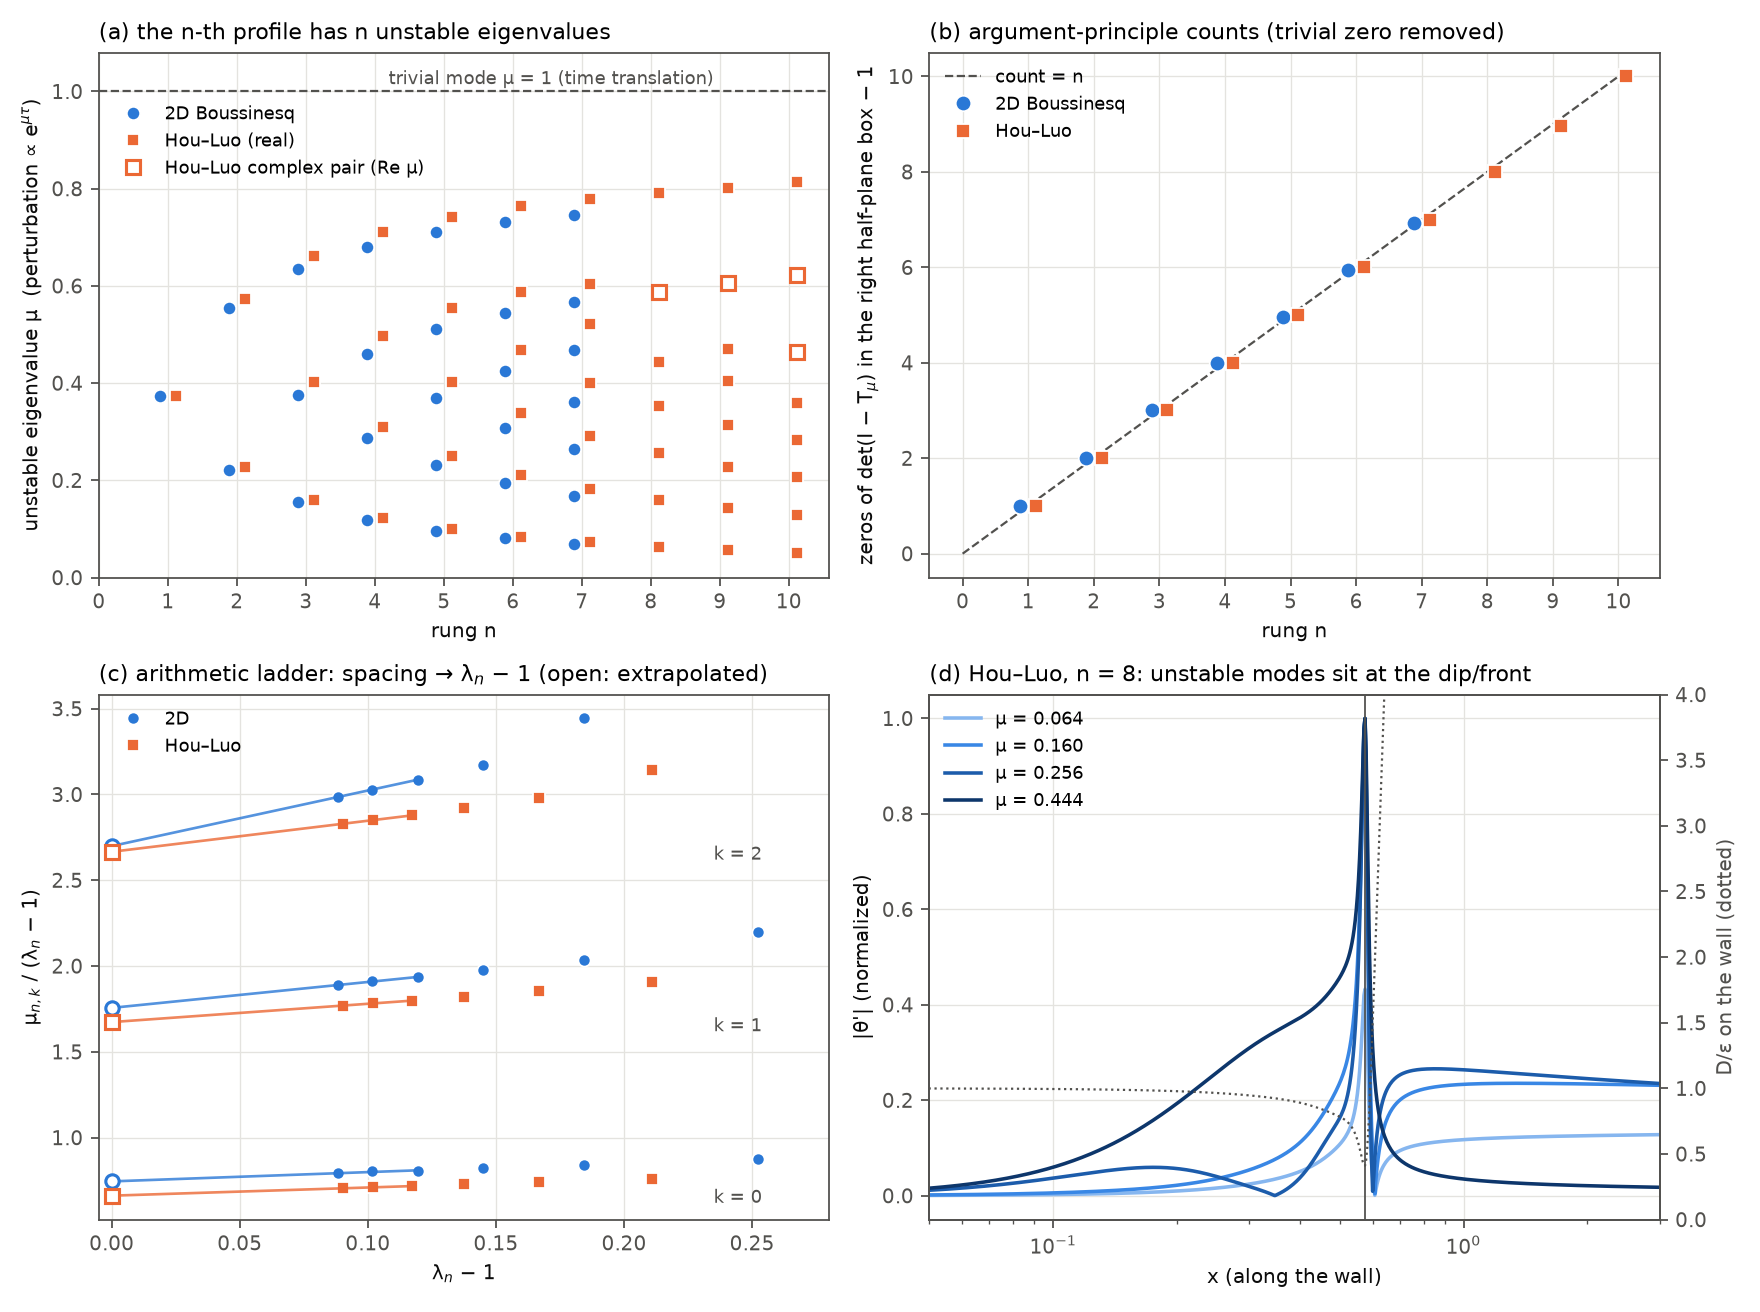

This chart was generated by the following Python code:
"""Fig. 2 of the manuscript: the instability ladder in 2D Boussinesq and Hou–Luo.
(a) unstable eigenvalues μ_k of the n-th profile; (b) right-half-plane counts; (c) μ_k/(λ_n−1) against λ_n − 1
with linear extrapolation (the arithmetic ladder); (d) Hou–Luo eigenfunctions localized at the front (n = 8)."""
import numpy as np
import matplotlib; matplotlib.use("Agg")
import matplotlib.pyplot as plt
from ladder_fit import bq_lam, bq, hl_lam, hl
C2D, CHL, GRID, INK, MUTED = '#2a78d6', '#eb6834', '#e4e3df', '#0b0b0b', '#52514e'
plt.rcParams.update({'font.size': 9, 'axes.edgecolor': MUTED, 'axes.labelcolor': INK, 'xtick.color': MUTED,
                     'ytick.color': MUTED, 'axes.grid': True, 'grid.color': GRID, 'grid.linewidth': 0.6})
hl_cx = {8: [0.587182 + 0.022206j], 9: [0.606624 + 0.056719j], 10: [0.623297 + 0.083614j, 0.463219 + 0.020897j]}
hl_real_9_10 = {9: [0.800835, 0.469297, 0.404074, 0.313429, 0.228228, 0.142781, 0.056808],
                10: [0.812899, 0.358132, 0.283289, 0.205978, 0.128911, 0.050809]}
fig, ax = plt.subplots(2, 2, figsize=(11, 8.2))
# (a) spectra
a = ax[0, 0]
for n, v in bq.items():
    a.plot([n - 0.12] * len(v), v, 'o', color=C2D, ms=6, mec='white', mew=0.8, label='2D Boussinesq' if n == 1 else None)
hlall = dict(hl); hlall.update(hl_real_9_10)
for n, v in hlall.items():
    a.plot([n + 0.12] * len(v), v, 's', color=CHL, ms=5.5, mec='white', mew=0.8, label='Hou–Luo (real)' if n == 1 else None)
for n, cs in hl_cx.items():
    for c in cs:
        a.plot(n + 0.12, c.real, 's', mfc='white', mec=CHL, mew=1.4, ms=6, label='Hou–Luo complex pair (Re μ)' if (n == 8 and c == cs[0]) else None)
a.axhline(1.0, color=MUTED, lw=1.0, ls='--'); a.text(4.2, 1.015, 'trivial mode μ = 1 (time translation)', color=MUTED, fontsize=8)
a.set_xlabel('rung n'); a.set_ylabel('unstable eigenvalue μ  (perturbation ∝ e$^{μτ}$)')
a.set_title('(a) the n-th profile has n unstable eigenvalues', fontsize=10, loc='left'); a.set_ylim(0, 1.08)
a.set_xticks(range(0, 11)); a.legend(fontsize=8, loc='upper left', bbox_to_anchor=(0.0, 0.93), frameon=False)
# (b) counts
b = ax[0, 1]
c2d = {1: 1.997, 2: 3.000, 3: 4.000, 4: 5.000, 5: 5.952, 6: 6.942, 7: 7.921}
chl = {1: 1.991, 2: 3.000, 3: 4.000, 4: 5.000, 5: 6.000, 6: 7.000, 7: 8.000, 8: 9.000, 9: 9.959, 10: 11.000}
nn = np.arange(0, 11); b.plot(nn, nn, color=MUTED, lw=1.0, ls='--', label='count = n')
b.plot(np.array(list(c2d)) - 0.12, [v - 1 for v in c2d.values()], 'o', color=C2D, ms=7, mec='white', mew=0.8, label='2D Boussinesq')
b.plot(np.array(list(chl)) + 0.12, [v - 1 for v in chl.values()], 's', color=CHL, ms=6, mec='white', mew=0.8, label='Hou–Luo')
b.set_xlabel('rung n'); b.set_ylabel('zeros of det(I − T$_μ$) in the right half-plane box − 1')
b.set_title('(b) argument-principle counts (trivial zero removed)', fontsize=10, loc='left')
b.legend(fontsize=8, loc='upper left', frameon=False); b.set_xticks(range(0, 11))
# (c) ladder
c = ax[1, 0]
def series(lam, ev, k):
    ns = [n for n in sorted(ev) if len(ev[n]) > k and n >= 2]
    return np.array([lam[n] - 1 for n in ns]), np.array([sorted(ev[n])[k] / (lam[n] - 1) for n in ns])
for (lam, ev, col, mk, name) in ((bq_lam, bq, C2D, 'o', '2D'), (hl_lam, hl, CHL, 's', 'Hou–Luo')):
    for k in range(3):
        d, y = series(lam, ev, k)
        c.plot(d, y, mk, color=col, ms=5.5, mec='white', mew=0.8, label=name if k == 0 else None)
        p = np.polyfit(d[-3:], y[-3:], 1); dd = np.linspace(0, d[-3], 20)
        c.plot(dd, np.polyval(p, dd), '-', color=col, lw=1.2, alpha=0.8)
        c.plot(0, np.polyval(p, 0), mk, mfc='white', mec=col, mew=1.4, ms=6)
for k in range(3):
    c.text(0.235, k + 0.62, f'k = {k}', color=MUTED, fontsize=8)
c.set_xlim(-0.005, 0.28); c.set_xlabel('λ$_n$ − 1'); c.set_ylabel('μ$_{n,k}$ / (λ$_n$ − 1)')
c.set_title('(c) arithmetic ladder: spacing → λ$_n$ − 1 (open: extrapolated)', fontsize=10, loc='left')
c.legend(fontsize=8, loc='upper left', frameon=False)
# (d) localization of the Hou–Luo modes, n = 8
d_ = ax[1, 1]
try:
    from hl_stability import HLStab, _lin_gl2
    St = HLStab(1.09044036, np.load('hl_cross_E32768_lam1.09044036.npy'), 32768); S = St.S
    eta = S.eta; Dh = ((1 + St.lam) + St.q) / St.eps
    sel = (eta > -3) & (eta < 2); kd = np.argmax(sel) + np.argmin(Dh[sel])
    shades = ['#86b6ef', '#3987e5', '#1c5cab', '#0d366b']
    for i, mu in enumerate((0.063722, 0.160042, 0.255826, 0.443727)):
        vals, vecs = St.spectrum(mu, k=16); j = np.argmin(np.abs(vals - 1)); v = vecs[:, j]
        qp = np.empty(S.N, complex); qp[St.i0:] = v; qp[:St.i0] = v[0]
        q1 = S.st.offset(qp.real, S.c1) + 1j * S.st.offset(qp.imag, S.c1); q2 = S.st.offset(qp.real, S.c2) + 1j * S.st.offset(qp.imag, S.c2)
        th, om = _lin_gl2(S.h, St.i0, complex(mu), St.lam, eta, St.D1, St.D2, St.Tt1, St.Tt2, St.Ot1, St.Ot2, q1, q2)
        r = th / th[np.argmax(np.abs(th))]
        d_.plot(np.exp(eta), np.abs(r), color=shades[i], lw=1.6, label=f'μ = {mu:.3f}')
    ax2 = d_.twinx(); ax2.plot(np.exp(eta), Dh, color=MUTED, lw=1.0, ls=':'); ax2.set_ylim(0, 4)
    ax2.set_ylabel('D/ε on the wall (dotted)', color=MUTED); ax2.grid(False)
    d_.set_xscale('log'); d_.set_xlim(0.05, 3); d_.set_xlabel('x (along the wall)'); d_.set_ylabel("|θ'| (normalized)")
    d_.axvline(np.exp(eta[kd]), color=MUTED, lw=0.8)
    d_.set_title('(d) Hou–Luo, n = 8: unstable modes sit at the dip/front', fontsize=10, loc='left')
    d_.legend(fontsize=8, loc='upper left', frameon=False)
except Exception as e:
    d_.text(0.1, 0.5, f'panel skipped: {e}')
plt.tight_layout(); plt.savefig('fig_instability_ladder.png', dpi=160)
print('saved')
